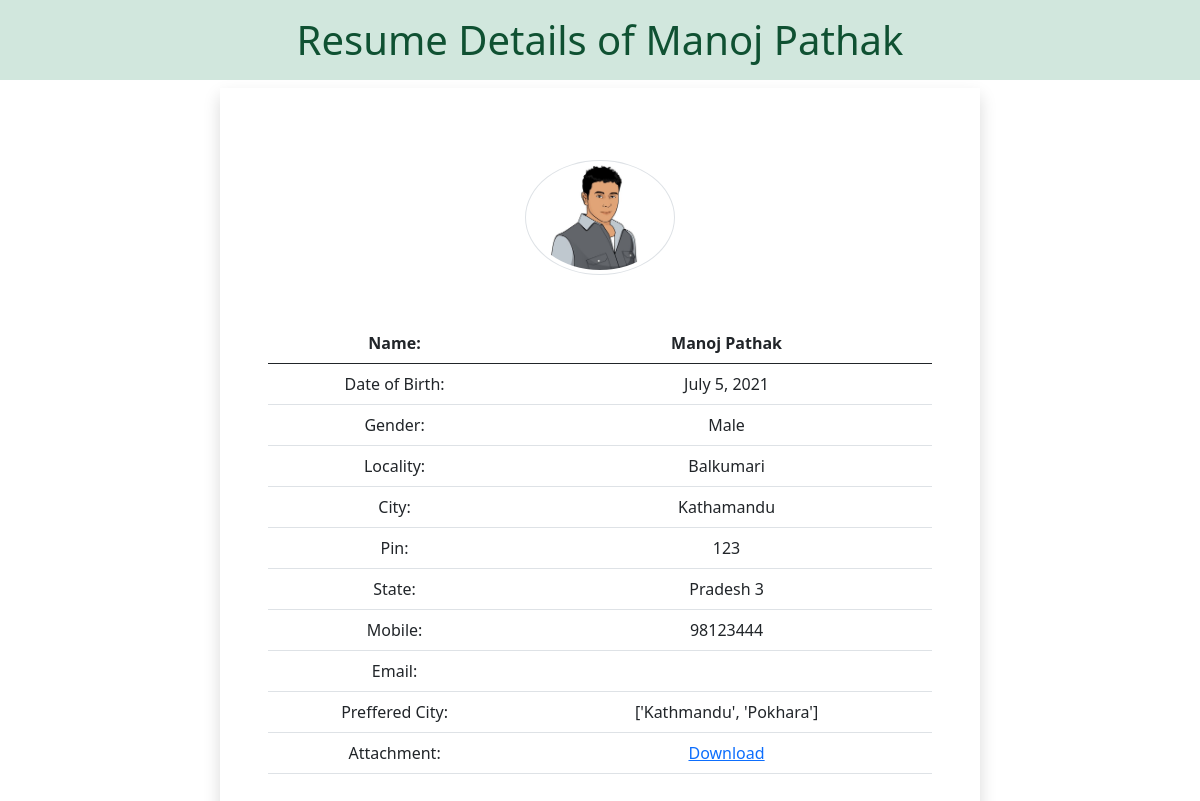
The page /details/12 on the database its author committed.
### myapp/models.py (models this page shows)
class Resume(models.Model):
    name= models.CharField(max_length=100)
    dob= models.DateField(auto_now=False,auto_now_add=False)
    gender = models.CharField(max_length=100)
    locality = models.CharField(max_length=100)
    city = models.CharField(max_length=100)
    pin = models.PositiveIntegerField()
    state = models.CharField(choices=STATE_CHOICE,max_length=50)
    mobile = models.PositiveIntegerField()
    email = models.EmailField(max_length=100)
    job_city = models.CharField(max_length=50)
    profile_image = models.ImageField(upload_to='profileimg',blank=True)
    my_file= models.FileField(upload_to='doc',blank=True)

### myapp/views.py (the view)
# urls.py: path('details/<int:id>',views.details,name='details'),
def details(request,id):
    data=Resume.objects.filter(id=id)
    return render(request,'myapp/details.html',{'form':data})

### myapp/templates/myapp/details.html (shortened to what this page needs)
<!DOCTYPE html>
{% load static %}
<html lang="en">
<head>
     <link rel="stylesheet" href="{% static 'myapp/css/bootstrap.css' %}">
</head>
<body>
{% for fm in form %}
    <h1 class = 'alert-success text-center p-3'>Resume Details of {{fm.name}}</h1>
    <div class="container">
        <div class="row">
            <div class="col-sm-2">
            </div>
            <div class="col-sm-8 text-center shadow p-5">
            <p class='text-center'><img src="{{fm.profile_image.url}}" alt="image"
            class="img-fluid img-thumbnail mt-4" style="border-radius: 50%"/
            width = '150' height='150'></p>
            <table class="table mt-5">
            <thead>
            <tr>
             <th scope="col">Name:</th>
             <th scope="col">{{fm.name}}</th>
            </tr>
             </thead>
             <tbody>
             <tr>
            <td>Date of Birth:</td>
            <td>{{fm.dob}}</td>
            </tr>
             <tr>
            <td>Gender:</td>
            <td>{{fm.gender}}</td>
            </tr>
            <td>Locality:</td>
            <td>{{fm.locality}}</td>
            <td>City:</td>
            <td>{{fm.city}}</td>
            <td>Pin:</td>
            <td>{{fm.pin}}</td>
            <td>State:</td>
            <td>{{fm.state}}</td>
            <td>Mobile:</td>
            <td>{{fm.mobile}}</td>
            <td>Email:</td>
            <td>{{fm.email}}</td>
            <td>Preffered City:</td>
            <td>{{fm.job_city}}</td>
            <td>Attachment:</td>
            <td><a href="{{fm.my_file.url}}">Download</a></td>
            </tbody>
            </table>
            </div>
            {% endfor %}
            <div class="col-sm-2">
            </div>
        </div>
    </div>
</body>
</html>

### rows shown on the page
Resume: name "Manoj Pathak", profile_image (picture), dob "July 5, 2021", gender "Male", locality "Balkumari", city "Kathamandu", pin "123", state "Pradesh 3", mobile "98123444", job_city "['Kathmandu', 'Pokhara']"
